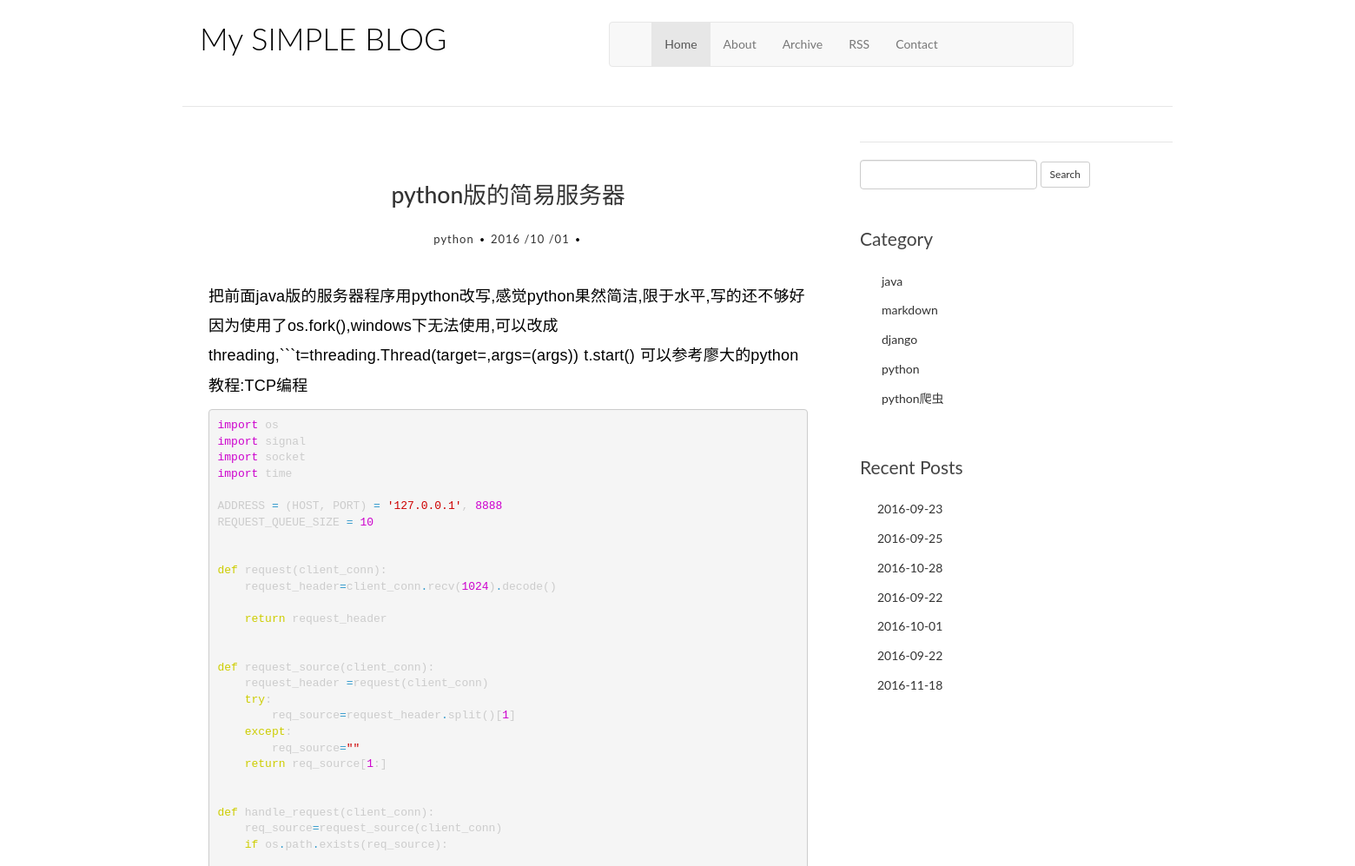
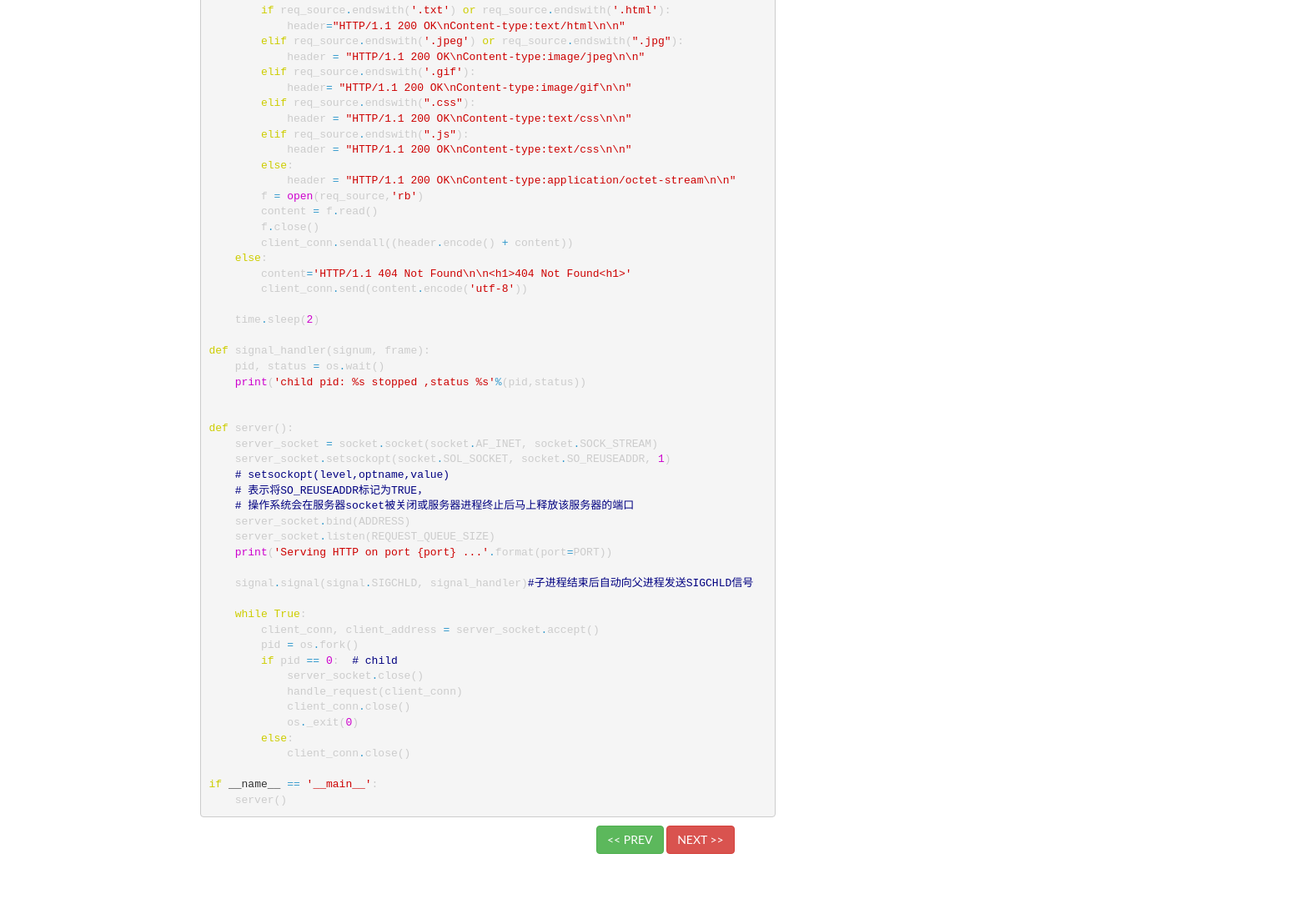
Page /post/6/ on the committed database (2 pictures, top to bottom).
### article/models.py (models this page shows, shortened)
class Article(models.Model):
    title = models.CharField(max_length=100)  # 题目
    category = models.CharField(max_length=50)  # 标签
    date_time = models.DateTimeField(auto_now_add=True)  # 日期
    content = models.TextField()  # 内容
    class Meta:  # 按id降序
        ordering = ['id']

### article/views.py (the view)
# urls.py: url(r'^post/(?P<id>\d+)/$', views.SingleView.as_view(), name='single'),
class SingleView(BaseView):
    template_name = 'single.html'
    context_object_name = 'post'
    def get_queryset(self):
        try:
            post = Article.objects.get(id=self.kwargs['id'])
        except:
            raise Http404
        return post

### article/forms.py
class SearchForm(forms.Form):
    q=forms.CharField(widget=forms.TextInput(
        attrs={'class': 'form-control'}),
        max_length=50,
        required=False,label="")

### article/templatetags/my_markdown.py (called while the page is built)
@register.filter(is_safe=True)  #注册template filter
@stringfilter  #希望字符串作为参数
def my_markdown(value):
    return mark_safe(markdown.markdown(value,
                                       extensions = ['markdown.extensions.fenced_code', 'markdown.extensions.codehilite'],
                                       safe_mode=True,
                                       enable_attributes=False))

### article/views.py (called while the page is built)
    def get_context_data(self, **kwargs):
        context = super(BaseView, self).get_context_data(**kwargs)
        context['item_list'] = Article.objects.values('category','date_time').order_by('category').distinct()
        context['count']=Article.objects.count()
        return context

### templates/single.html (shortened to what this page needs)
{% extends "base.html"%}
{% load my_markdown %}
{% block content%}
<main class="col-md-8">
    <article class="post post-1">
        <header class="entry-header">
            <h1 class="entry-title">
                <a>{{post.title}}</a>
            </h1>
            <div class="entry-meta">
                <span class="post-category"><a href="#">{{post.category}}</a></span>
                <span class="post-date"><a href="#">{{post.date_time|date:"Y /m /d"}}</a></span>
            </div>
        </header>
        <div class="entry-content clearfix">
            <p> {{post.content|my_markdown}}</p>
        </div>
        <div class="col-md-4 col-sm-5 col-xs-8 pull-right">
            {% ifnotequal post.id 1 %}
            <a href="{% url 'single' post.id|add:'-1' %}" class="btn btn-success">&lt;&lt; PREV</a>
            {% endifnotequal %}
            {% ifnotequal post.id count %}
            <a href="{% url 'single' post.id|add:'1' %}" class="btn btn-danger">NEXT &gt;&gt;</a>
            {% endifnotequal %}
        </div>
    </article>
</main>
{% endblock %}

### article/static/style/custom.css (style rules this page uses)
* { outline: none; }
h1, h2, h3, h4, h5, h6 { margin-top: 0; }
a { color: #333; }
body { color: #444; font-family: 'Lato', sans-serif; }
p { font-family: 'Ubuntu', sans-serif; font-weight: 400; word-spacing: 1px; letter-spacing: 0.01em; }
.post { background: #fff; padding: 30px 30px 0; }
.entry-title { text-align: center; font-size: 1.9em; margin-bottom: 20px; line-height: 1.6; padding: 10px 20px 0; }
.entry-meta { text-align: center; color: #DDDDDD; font-size: 13px; letter-spacing: 1px; margin-bottom: 30px; }
.entry-content { font-size: 18px; line-height: 1.9; font-weight: 300; color: #000; }
.post-category, .post-date, .post-author { position: relative; padding-right: 15px; }
.post-category::after, .post-date::after, .post-author::after { position: absolute; content: '.'; color: #000; font-size: 30px; top: -22px; right: 1px; }

### article/static/style/vim.css (style rules this page uses)
.codehilite .k { color: #cdcd00 }
.codehilite .n { color: #cccccc }
.codehilite .o { color: #3399cc }
.codehilite .p { color: #cccccc }
.codehilite .c1 { color: #000080 }
.codehilite .kc { color: #cdcd00 }
.codehilite .kn { color: #cd00cd }
.codehilite .nb { color: #cd00cd }
.codehilite .nf { color: #cccccc }
.codehilite .nn { color: #cccccc }
.codehilite .ow { color: #cdcd00 }
.codehilite .w { color: #cccccc }
.codehilite .mi { color: #cd00cd }
.codehilite .s2 { color: #cd0000 }
.codehilite .se { color: #cd0000 }
.codehilite .si { color: #cd0000 }
.codehilite .s1 { color: #cd0000 }

### rows in the picture
Article: title "python版的简易服务器", category "python", date_time "2016 /10 /01", content|my_markdown "把前面java版的服务器程序用python改写,感觉python果然简洁,限于水平,写的还不够好 因为使用了os.fork(),windows下无法使用,可以改成threading,```t=threading.Thread(target= ,args=(args)) t.start() 可以参考廖大的python教程:TCP编程 import os import signal import socket import time ADDRESS = ( HOST , PORT ) = '127.0.0.1' , 8888 REQUEST_QUEUE_SIZE = 10 def request ( client_conn ): request_header = client_conn . recv ( 1024 ) . decode () return request_header def request_source ( client_conn ): request_header = request ( client_conn ) try : req_source = request_header . split ()[ 1 ] except : req_source = \"\" return req_source [ 1 :] def handle_request ( client_conn ): req_source = request_source ( client_conn ) if os . path . exists ( req_source ): if…"

### other values in the picture
{{ post.category|lower }} "java" "markdown" "django" "python" "python爬虫"
{{ post.date_time|date:"Y-m-d" }} "2016-09-23" "2016-09-25" "2016-10-28" "2016-09-22" "2016-10-01" "2016-09-22" "2016-11-18"
